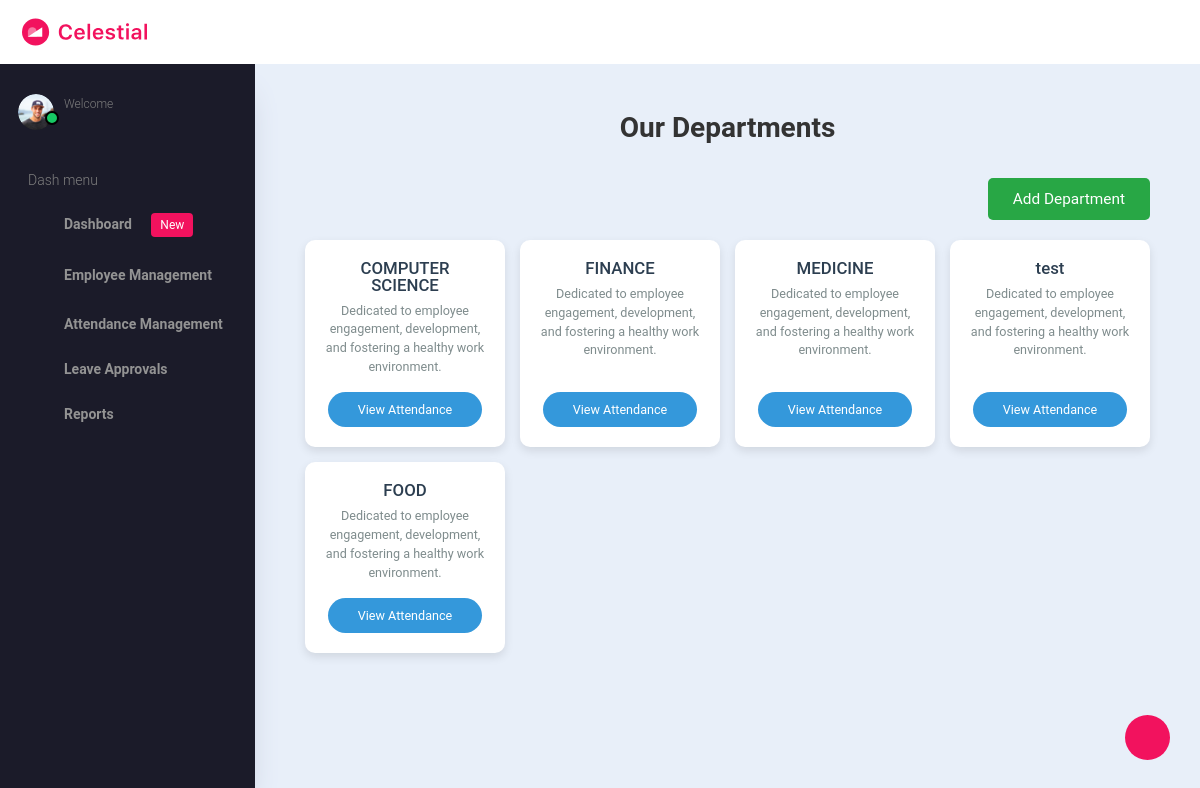
Page /attendance/department on the committed database.
### accounts/models.py (models this page shows, shortened)
class Department(models.Model):
    name = models.CharField(max_length=100, default='ADMIN')
    work_start_time = models.TimeField(null=True, blank=True)
    work_end_time = models.TimeField(null=True, blank=True)
    late_checkin_buffer = models.IntegerField(default=10)  # Buffer in minutes

### hrms/views.py (the view, shortened to what this page needs)
# urls.py: path('attendance/department',departments,name='departments'),
def departments(request):
    departments = Department.objects.exclude(name="ADMIN")
    context = {"departments": departments}
    return render(request, "hrms/admin/attendance-management/departments.html", context)

### hrms/templates/hrms/admin/attendance-management/departments.html (shortened to what this page needs)
{% extends 'hrms/admin/base.html' %}
{% block content %}
<div class="department-page">
    <h1>Our Departments</h1> <br>
    <div class="add-department-btn-container">
        <button class="add-department-btn" id="add-department-btn">Add Department</button>
    </div>
    <div class="department-container">
        {% for department in departments %}
        <div class="department-card">
            <h2>{{ department.name }}</h2>
            <p>Dedicated to employee engagement, development, and fostering a healthy work environment.</p>
            <a href="{% url 'depattendance' department.id %}" class="view-attendance-btn">View Attendance</a>
        </div>
        {% endfor %}
    </div>
</div>
{% endblock %}

### hrms/templates/hrms/admin/attendance-management/departments.html (style rules this page uses)
.department-page { padding: 20px; color: #333; text-align: center; }
.department-page h1 { font-size: 2em; font-weight: bold; color: #333; margin-bottom: 20px; }
.department-container { display: grid; grid-template-columns: repeat(auto-fit, minmax(200px, 1fr)); gap: 15px; width: 100%; max-width: 1000px; margin: 0 auto; }
.department-card { background-color: #fff; border-radius: 10px; box-shadow: 0 4px 10px rgba(0, 0, 0, 0.1); padding: 20px; text-align: center; transition: transform 0.3s, box-shadow 0.3s; cursor: pointer; display: flex; flex-direction: column; justify-content: space-between; }
.department-card h2 { font-size: 1.2em; color: #2c3e50; margin-bottom: 8px; }
.department-card p { color: #7f8c8d; font-size: 0.9em; line-height: 1.5; margin-bottom: 15px; }
.view-attendance-btn { display: inline-block; padding: 10px 30px; font-size: 0.9em; color: #fff; background-color: #3498db; border: none; border-radius: 20px; text-align: center; text-decoration: none; transition: background-color 0.3s; align-self: center; margin-top: auto; }
.add-department-btn-container { margin-bottom: 20px; text-align: right; }
.add-department-btn { background-color: #28a745; color: white; font-size: 1.1em; padding: 12px 25px; border: none; border-radius: 5px; cursor: pointer; transition: background-color 0.3s; }

### rows in the picture
Department: name "COMPUTER SCIENCE"
Department: name "FINANCE"
Department: name "MEDICINE"
Department: name "test"
Department: name "FOOD"
